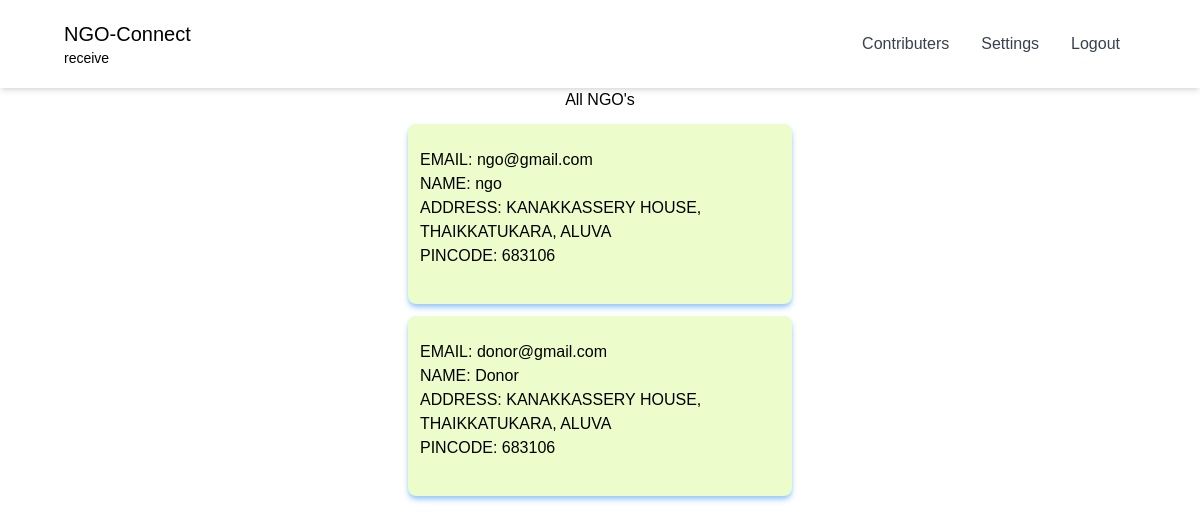
/donor/donor_base/ (signed in), run on an earlier commit of the app's database.
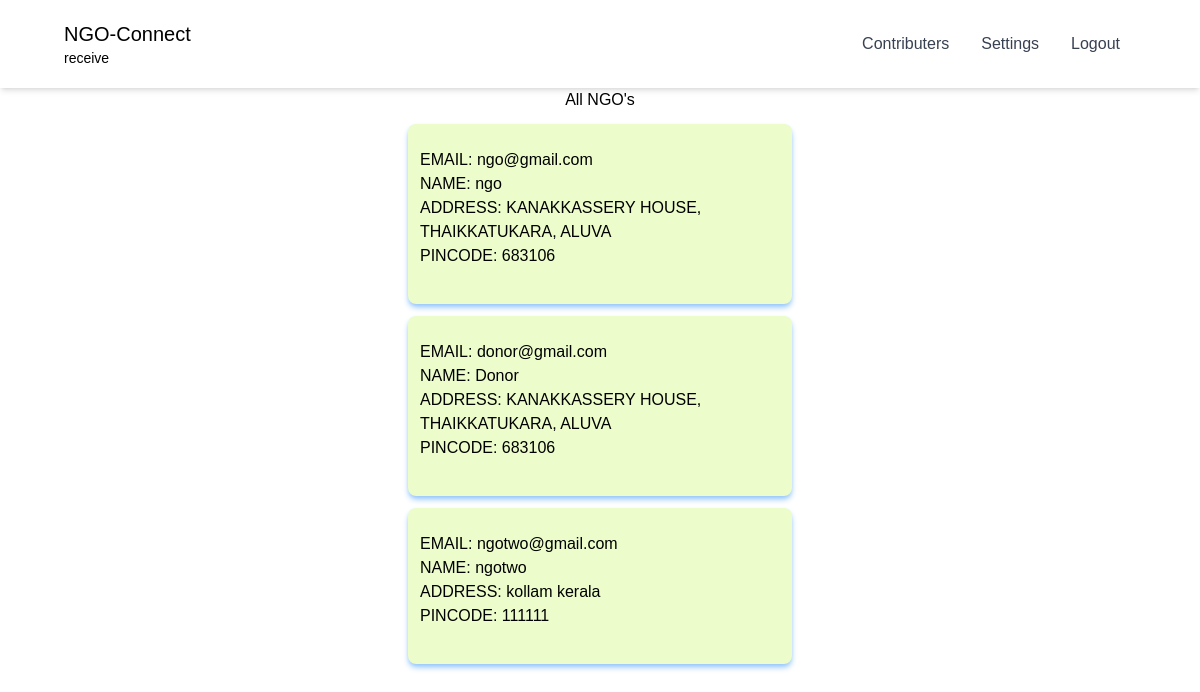
And on a later commit of the database.
### base/models.py (models this page shows)
class ngousers(models.Model):
    user = models.OneToOneField(User, on_delete=models.CASCADE)
    user_type = models.CharField(max_length=10, choices=[
        ('NGO', 'NGO'),
        ('Donor', 'Donor'),
        ('Receiver','Receiver'),
    ])
    phone_number = models.CharField(max_length=13, null=True)
    address = models.CharField(max_length=100, null=True)
    pincode = models.CharField(max_length=10, null=True)

### donor/views.py (the view)
# urls.py: path('donor_base/', views.donor_base, name="donor_base"),
@login_required(login_url="signup")
def donor_base(request):
    ngos = ngousers.objects.filter(user_type='NGO')
    context = {
        'ngos': ngos,
    }
    return render(request, 'donor_base.html', context)

### donor/templates/donor_base.html (shortened to what this page needs)
<!DOCTYPE html>
<html lang="en">
  <head>
    <script src="https://cdn.tailwindcss.com"></script>
  </head>
  <body style="font-family: sans-serif">
    <header
      class="lg:px-16 px-4 bg-white flex flex-wrap items-center py-4 shadow-md"
    >
      <div class="flex-1 flex justify-between items-center">
        <a href="#" class="text-xl">NGO-Connect <p class="text-sm">{{ user.first_name }}</p></a>
      </div>
      <div class="hidden md:flex md:items-center md:w-auto w-full" id="menu">
        <nav>
          <ul
            class="md:flex items-center justify-between text-base text-gray-700 pt-4 md:pt-0"
          >
            <li class="hover:bg-violet-600">
              <a class="md:p-4 py-3 px-0 block" href="#">Contributers</a>
            </li>
            <li><a class="md:p-4 py-3 px-0 block" href="#">Settings</a></li>
            <li>
              <a class="md:p-4 py-3 px-0 block md:mb-0 mb-2" href="/logout">Logout</a>
            </li>
          </ul>
        </nav>
      </div>
    </header>
    <section>
      <h1 class="text-center">All NGO's</h1>
      <div class="text-center">
        {% if ngos %}
        {% for ngo in ngos %}
          <div class="w-96 mx-auto shadow-md shadow-blue-300 p-3 my-3 bg-lime-100 rounded-lg">
              <ul class="mt-3">
                  <li class="text-left">EMAIL: {{ ngo.user.username }}</li>
                  <li class="text-left">NAME: {{ ngo.user.first_name }}</li>
                  <li class="text-left">ADDRESS: {{ ngo.address }}</li>
                  <li class="text-left">PINCODE: {{ ngo.pincode }}</li>
              </ul>
              <br>
          </div>
          {% endfor %}
          {% endif %}
      </div>
  </section>
  </body>
</html>

What changed in the data, as far as the page shows it:
added ngousers: user.username "ngotwo@gmail.com", user.first_name "ngotwo", address "kollam kerala", pincode "111111"
